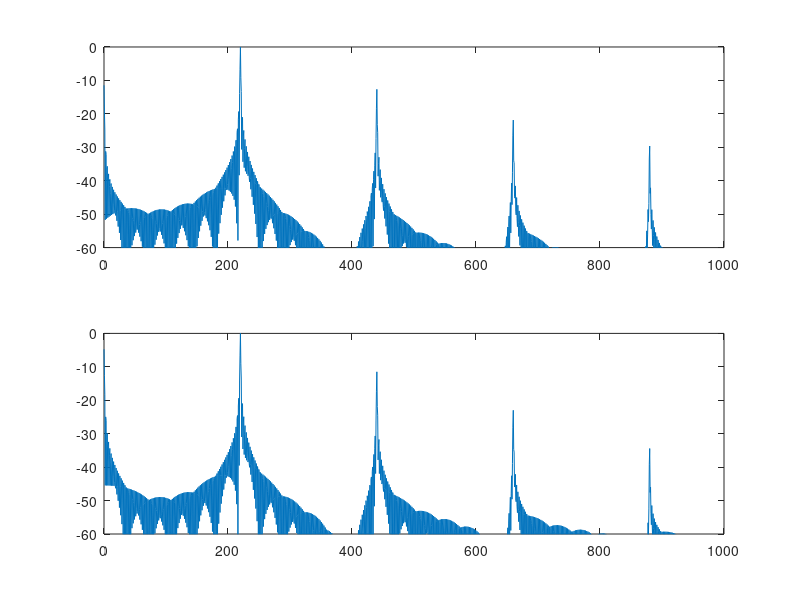

This figure's MATLAB source:


% parameters
fs = 44100;
dur = 1;
fc = 220;       % carrier frequency, Hz
B = 0.5;        % modulation index

% derived parameters
N = fs*dur;
T = 1/fs;
nT = 0:T:(dur-T);

% fft parameters
Nfft = 2^nextpow2(N);
faxis = (fs/2)*linspace(0, 1, Nfft/2+1);

% feedback FM (discrete formula from Andrew Horner's 1998 paper called
% "Nested Modulator and Feedback FM Matching of Instrument Tones)
x = zeros(1, N);
for n=0:N-1
    ind = n+1;
    if ind-1 < 1
        x(ind) = sin((2*pi*fc*n/fs) + 0);
    else
        x(ind) = sin((2*pi*fc*n/fs) + B*x(ind-1));
    end
end

% feedback FM calculated similarly to loopback FM
x2 = zeros(1, N);
x2(2) = 1;
for n=2:N-1
    ind = n + 1;
    x2(ind) = exp(1j*2*pi*fc*T) * exp(1j*B*imag(x2(ind-1) - x2(ind-2))) * x2(ind-1);
end

% loopback FM as a stretched allpass filter
w0 = 2*pi*fc;
wc = w0/sqrt(1 - B^2);
b0 = (sqrt(1 - B^2) - 1)/B;
h = (b0 + exp(1j*w0*nT))./(1 + b0*exp(1j*w0*nT));

% loopback FM as a rotation
h = zeros(1, N);
h(1) = 1;
for n=1:N-1
    ind = n+1;
    h(ind) = exp(1j*wc*T*(1 + B*real(h(ind-1)))) * h(ind-1);
end

% fft
%X = fft(x, Nfft);
X = fft(x2, Nfft);
XPos = X(1:Nfft/2+1);
XPosdB = 20*log10(abs(XPos)/max(abs(XPos)));

H = fft(real(h), Nfft);
HPos = H(1:Nfft/2+1);
HPosdB = 20*log10(abs(HPos)/max(abs(HPos)));


figure
subplot(211)
plot(faxis, XPosdB);
ylim([-60 0])
xlim([0 1000])
%spectrogram(real(x), hann(256), 128, 1024, fs, 'yaxis');
%title('feedback FM spectrogram')
%ylim([0 1])
subplot(212)
plot(faxis, HPosdB);
ylim([-60 0])
xlim([0 1000])
%spectrogram(real(h), hann(256), 128, 1024, fs, 'yaxis');
%title('loopback FM spectrogram')
%ylim([0 1])
